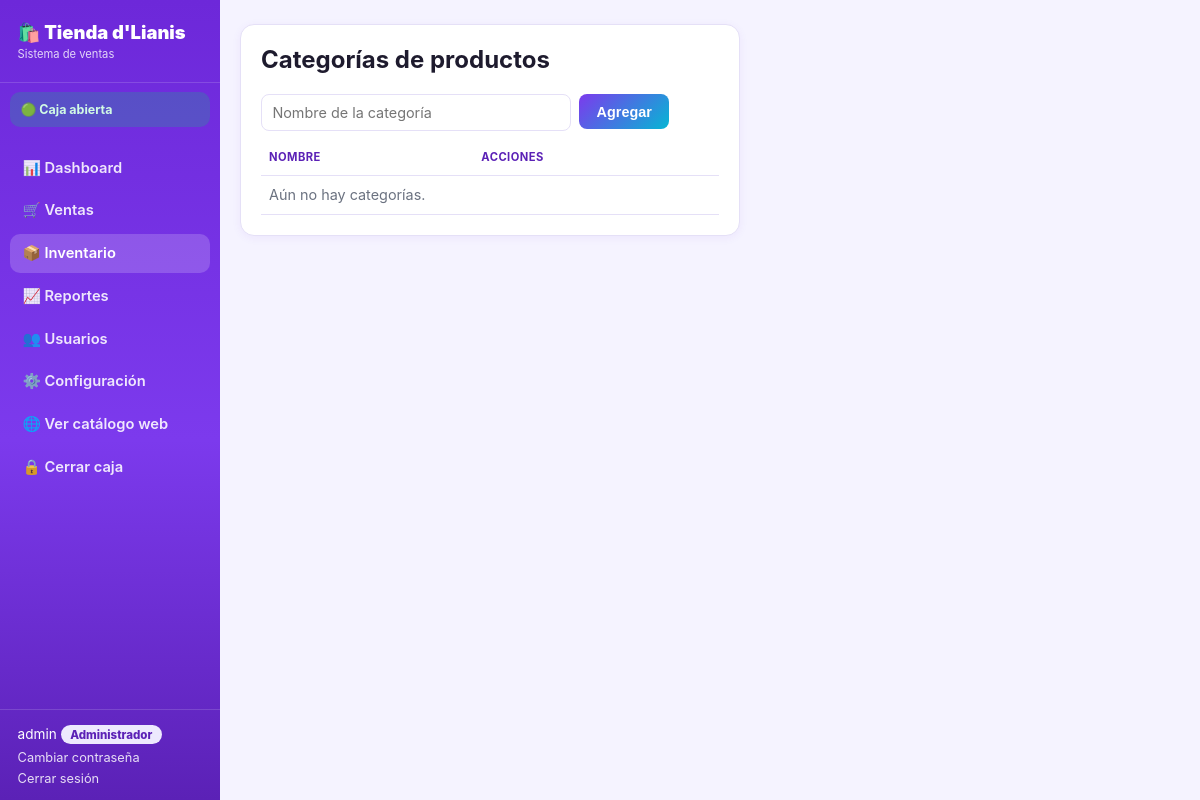
/categorias (signed in), run on an earlier commit of the app's database.
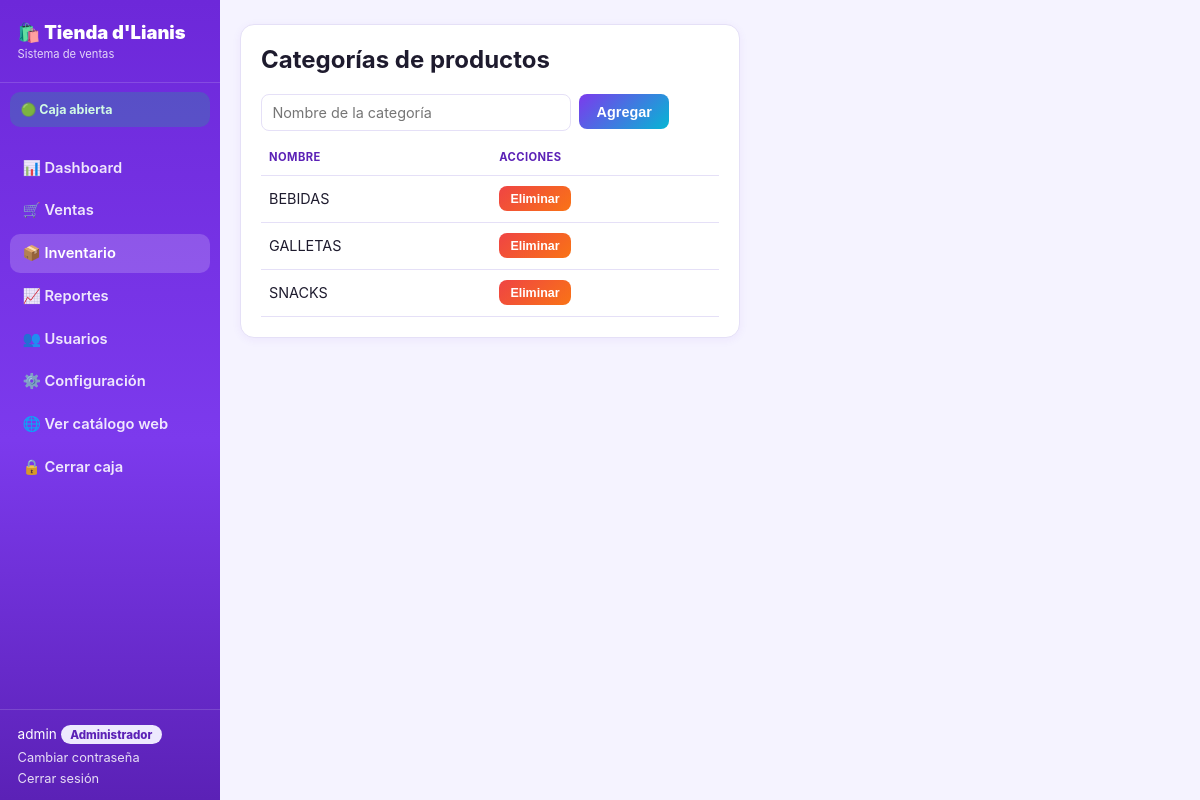
And on a later commit of the database.
### tables this page shows
CREATE TABLE categorias (
            id INTEGER PRIMARY KEY AUTOINCREMENT,
            nombre TEXT UNIQUE NOT NULL
        , activa INTEGER NOT NULL DEFAULT 1, imagen TEXT, orden INTEGER NOT NULL DEFAULT 0);

### app.py (the view, shortened to what this page needs)
@app.route("/categorias", methods=["GET", "POST"])
@admin_requerido
def categorias():
    conn = get_db()
    lista = conn.execute("SELECT * FROM categorias ORDER BY nombre").fetchall()
    conn.close()
    return render_template("categorias.html", activo="inventario", categorias=lista)

### app.py (called while the page is built)
def get_db():
    conn = sqlite3.connect(DB_PATH)
    conn.row_factory = sqlite3.Row
    conn.execute("PRAGMA foreign_keys = ON")
    return conn

def get_config(clave, default=""):
    conn = get_db()
    row = conn.execute("SELECT valor FROM configuracion WHERE clave = ?", (clave,)).fetchone()
    conn.close()
    return row["valor"] if row and row["valor"] is not None else default

def admin_requerido(f):
    @wraps(f)
    def wrapper(*args, **kwargs):
        if "usuario_id" not in session:
            return redirect(url_for("login"))
        if session.get("rol") != "admin":
            flash("Esa sección es solo para administradores", "error")
            return redirect(url_for("ventas"))
        return f(*args, **kwargs)
    return wrapper

def caja_abierta_actual(conn):
    return conn.execute(
        "SELECT * FROM cajas WHERE estado = 'abierta' ORDER BY id DESC LIMIT 1"
    ).fetchone()

@app.context_processor
def inject_globals():
    conn = get_db()
    caja = caja_abierta_actual(conn)
    whatsapp = get_config("whatsapp_numero", "")
    conn.close()
    return dict(nombre_tienda=NOMBRE_TIENDA, caja_abierta=caja, whatsapp_tienda=whatsapp)

### templates/categorias.html
{% extends "_base.html" %}
{% block content %}
<div class="card" style="max-width:500px;">
  <h2>Categorías de productos</h2>
  <form method="POST" class="form-row">
    <div><input type="text" name="nombre" placeholder="Nombre de la categoría" required></div>
    <div style="flex:0;"><button type="submit">Agregar</button></div>
  </form>
  <table>
    <thead><tr><th>Nombre</th><th>Acciones</th></tr></thead>
    <tbody>
      {% for c in categorias %}
      <tr>
        <td>{{ c.nombre }}</td>
        <td>
          <form method="POST" action="{{ url_for('categorias_eliminar', categoria_id=c.id) }}" onsubmit="return confirm('¿Eliminar esta categoría? Los productos quedarán sin categoría.');">
            <button type="submit" class="danger small">Eliminar</button>
          </form>
        </td>
      </tr>
      {% else %}
      <tr><td colspan="2" style="color:#6b7280;">Aún no hay categorías.</td></tr>
      {% endfor %}
    </tbody>
  </table>
</div>
{% endblock %}

What changed in the data, as far as the page shows it:
added categorias: nombre "BEBIDAS"
added categorias: nombre "GALLETAS"
added categorias: nombre "SNACKS"
Also different on the page:
text no longer shown: "Aún no hay categorías."
